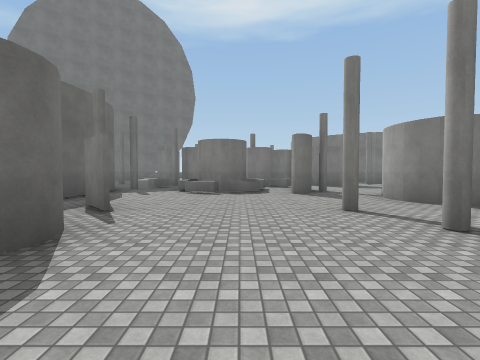
view 1 (above)

24 first-person views from a walk through a Unity game level. The camera is 1.5 m above the floor, tilts 2° down and sees 85° across. The floor is counted in squares, 2.67 m on a side. Each view is taken from the middle of a square. On the plan, view 1 faces up. The plan holds only what a view shows up to about 9 squares ahead; the rest is blank. The place goes on beyond the plan. The player is left out. Surface patterns are stand-ins for the level's own textures.

view 2
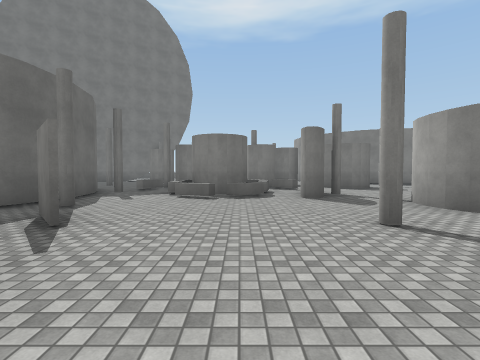

view 3
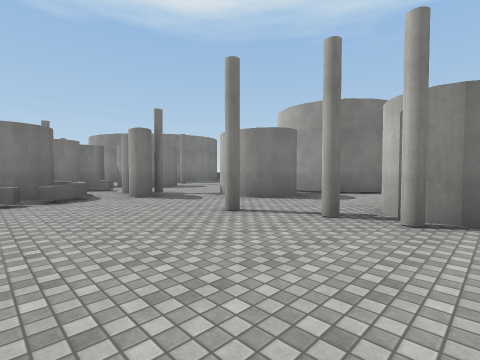

view 4
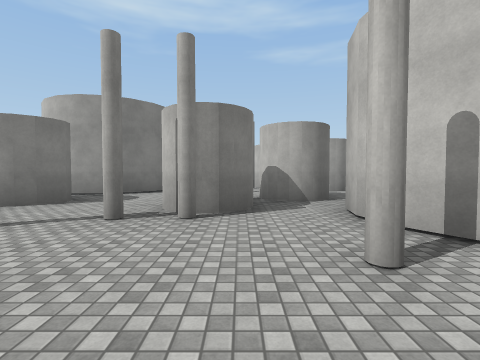

view 5
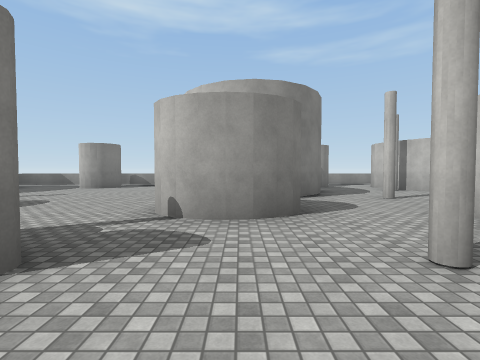

view 6
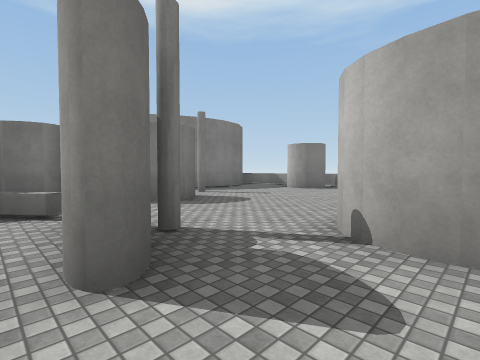

view 7
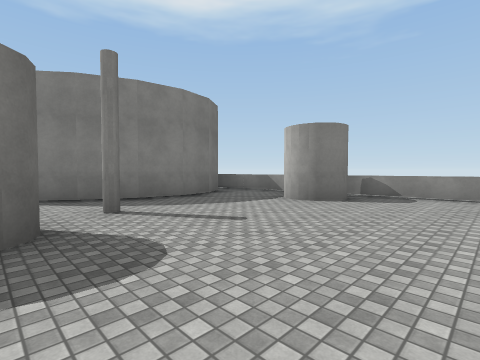

view 8
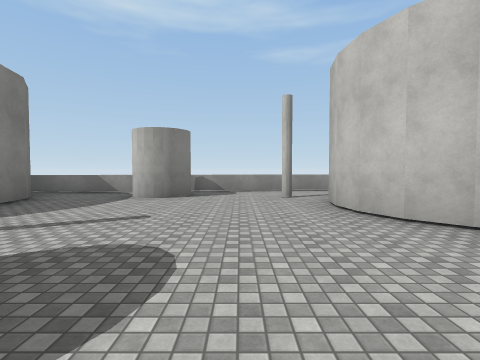

view 9
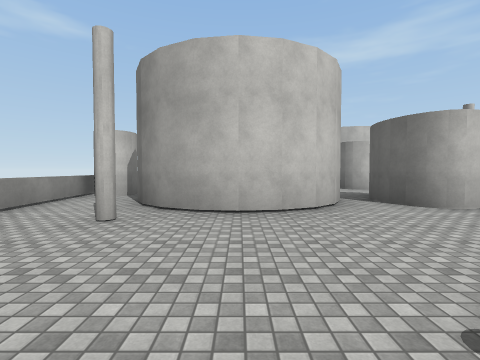

view 10
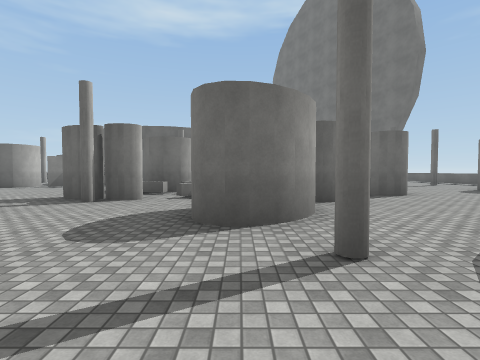

view 11
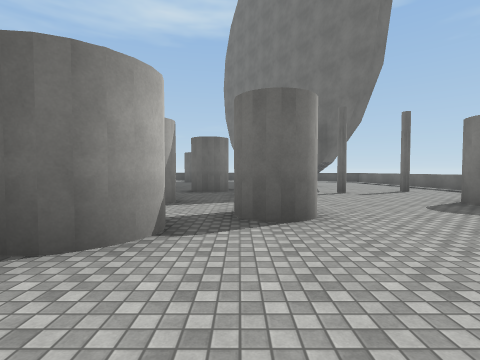

view 12
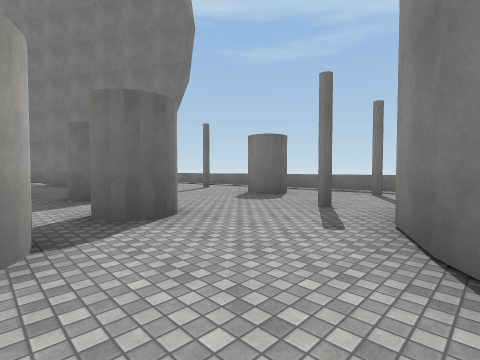

view 13
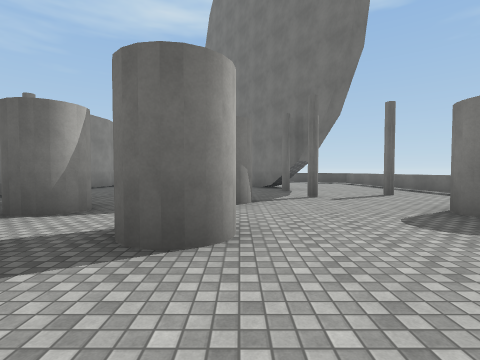

view 14
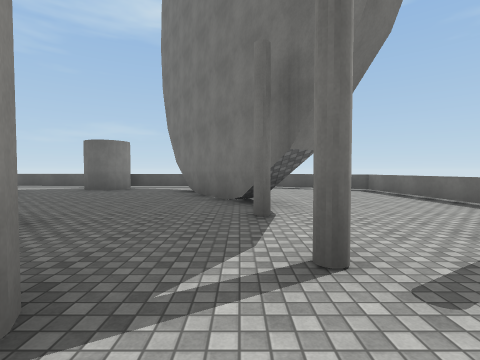

view 15
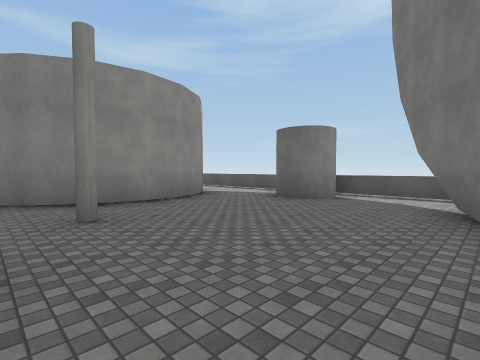

view 16
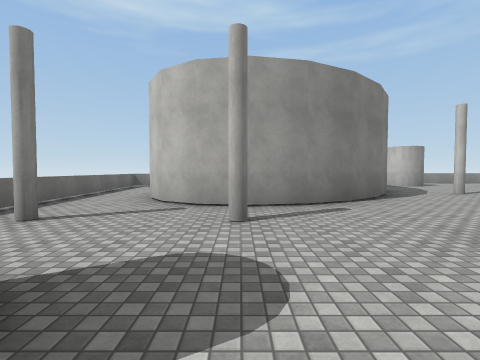

view 17
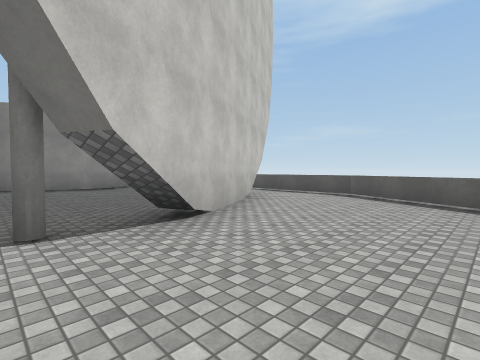

view 18
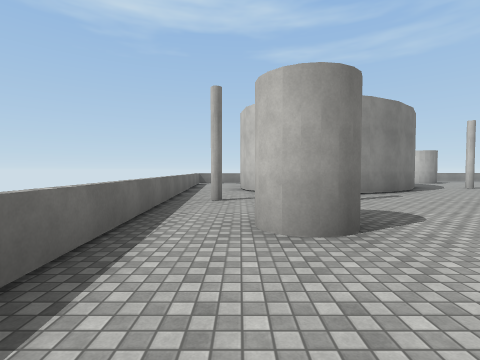

view 19
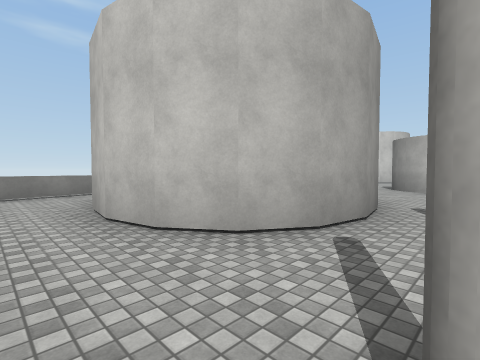

view 20
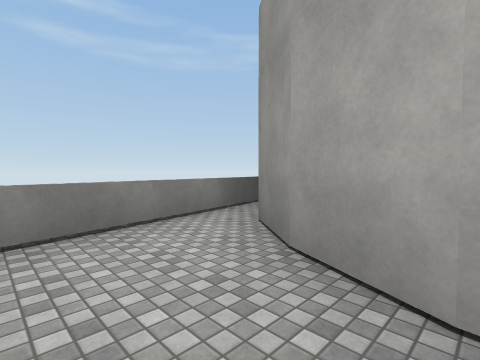

view 21
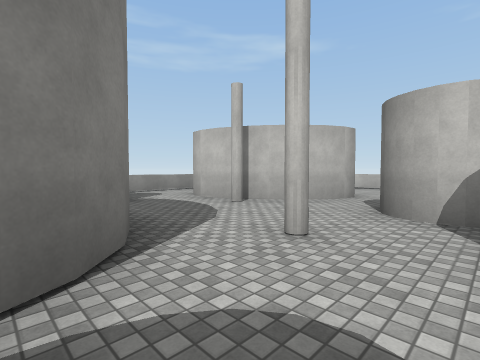

view 22
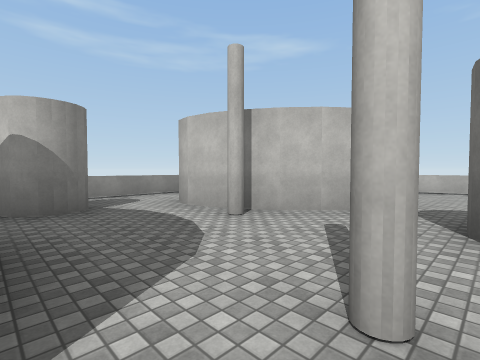

view 23
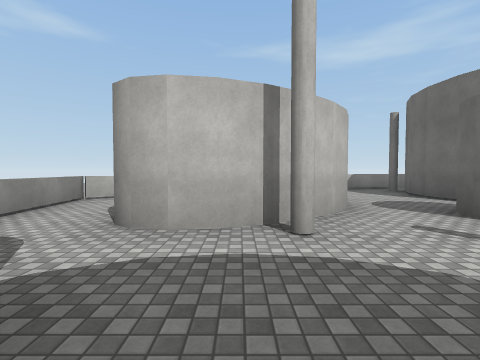

view 24
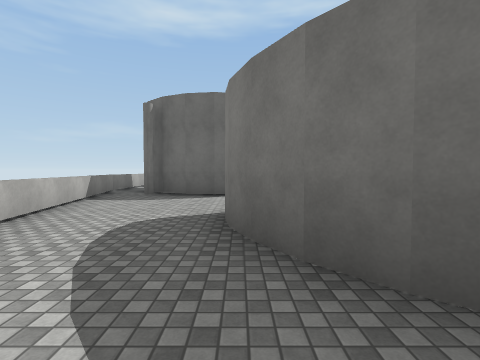

### Floor plan
Key: @ floor where view 1 was taken; # wall or solid block; x gap in a wall; . floor; = window, fence, low wall or low ledge; ^ raised ledge; O other object.
Columns run from 10 left of view 1 to 11 right of it. Each row starts with its distance up from view 1.
 20           ...======
 19  #=======..........=
 18  =..........#..##..=
 17 =.........#...####.=
 16 =...........#x#  ###
 15 =..###........#    #
 14 =.##....#.....##   ##
 13 ##.........#...######
 12 =......#...##....##.=
 11 ##...#...#.###.#....=
 10 #.......## #.##....##
  9 ...###.^.^^^........=.
  8 ..## ###.##.O.........
  7 ..    #..##.#......#..
  6       #.......#.###...
  5       ##.....##x# #..=
  4        .#...#...## .##
  3         .........#..
  2         #...##.#...#x
  1          ....##..#...=
  0           @...##..##.=
 -1            ###...###.=
 -2              ##..#...=
 -3               #.....=.
 -4              ##....
 -5             ...===
 -6            ===

Positions as (right, up) in squares from view 1, and headings:
1: (0, 0), facing up
2: (0, 1), facing up
3: (-1, 1), facing up-right
4: (-1, 1), facing right
5: (0, 5), facing right
6: (1, 5), facing up-right
7: (4, 7), facing up-right
8: (3, 8), facing right
9: (7, 10), facing down
10: (7, 10), facing left
11: (4, 13), facing left
12: (4, 12), facing up-left
13: (3, 14), facing left
14: (-1, 15), facing left
15: (-4, 14), facing down-left
16: (-1, 16), facing right
17: (-4, 18), facing down-left
18: (-3, 18), facing right
19: (2, 19), facing down-right
20: (6, 19), facing down-right
21: (4, 4), facing down-right
22: (5, 3), facing down-right
23: (8, 3), facing down
24: (10, -2), facing left
